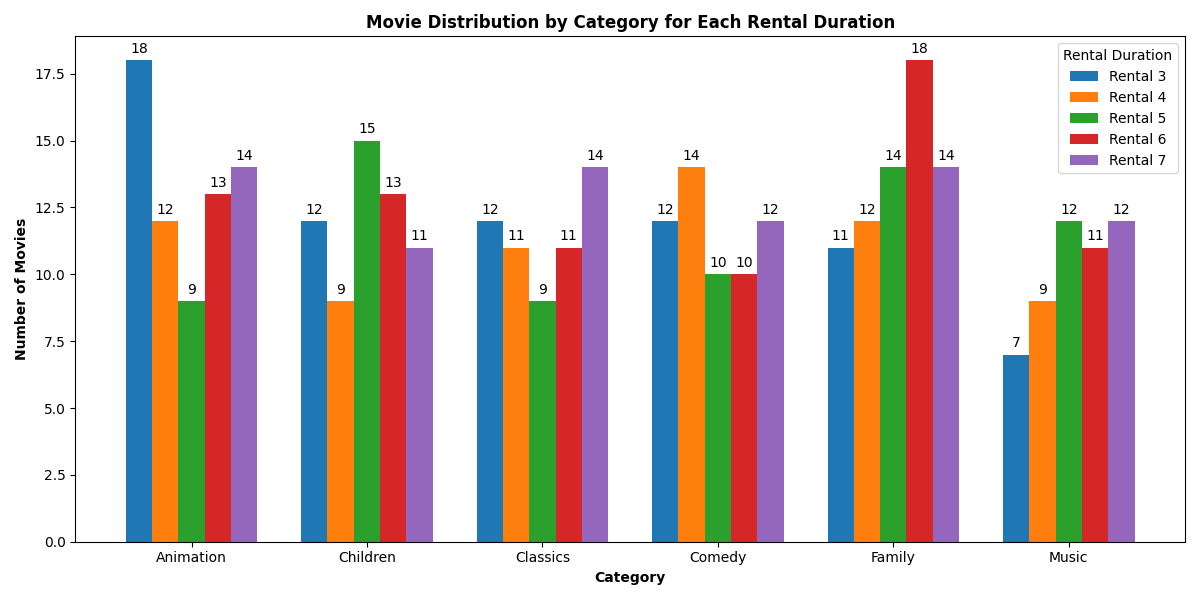

Source code (Python):
import pandas as pd
import matplotlib.pyplot as plt
import numpy as np

# Read CSV file into a DataFrame
df = pd.read_csv("q_02.csv")

# Get unique categories and rental durations and sort categories alphabetically
categories = sorted(df['category_name'].unique())
rental_durations = df['rental_duration'].unique()

# Create a dictionary to store movie counts for each category and rental duration
data_dict = {rental_duration: [] for rental_duration in rental_durations}

# Group the data by rental duration and category
for rental_duration in rental_durations:
    for category in categories:
        subset = df[(df['rental_duration'] == rental_duration)
                    & (df['category_name'] == category)]
        data_dict[rental_duration].append(subset['film_title'].count())

# Set up the figure
fig, ax = plt.subplots(figsize=(12, 6))

# Define the width of each bar and the positions for each group
width = 0.15
x = np.arange(len(categories))

# Create bars for each rental duration
for i, rental_duration in enumerate(rental_durations):
    bars = ax.bar(x + i * width, data_dict[rental_duration],
                  width=width, label=f'Rental {rental_duration}')

    # Add text labels on top of each bar
    for bar in bars:
        height = bar.get_height()
        ax.annotate('{}'.format(height),
                    xy=(bar.get_x() + bar.get_width() / 2, height),
                    xytext=(0, 3),  # 3 points vertical offset for the label
                    textcoords="offset points",
                    ha='center', va='bottom')

# Customize the plot
ax.set_xlabel("Category", fontsize=10, fontweight='bold')
ax.set_ylabel("Number of Movies", fontsize=10, fontweight='bold')
ax.set_title("Movie Distribution by Category for Each Rental Duration",
             fontsize=12, fontweight='bold')
ax.set_xticks(x + width * (len(rental_durations) - 1) / 2)
ax.set_xticklabels(categories)
ax.legend(title="Rental Duration")

# Show the grouped bar chart
plt.tight_layout()
plt.show()
